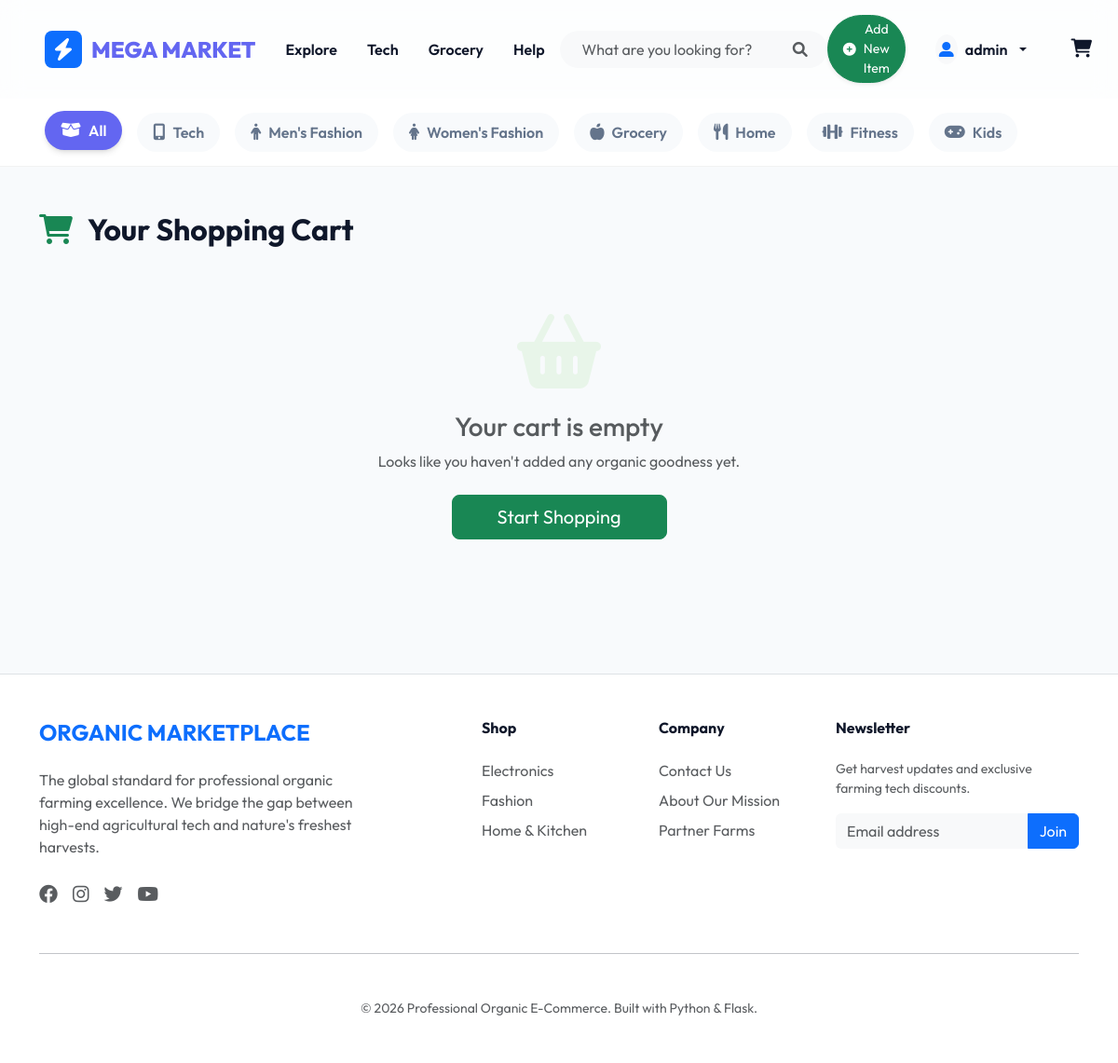
The page /cart (signed in) on the database as committed earlier.
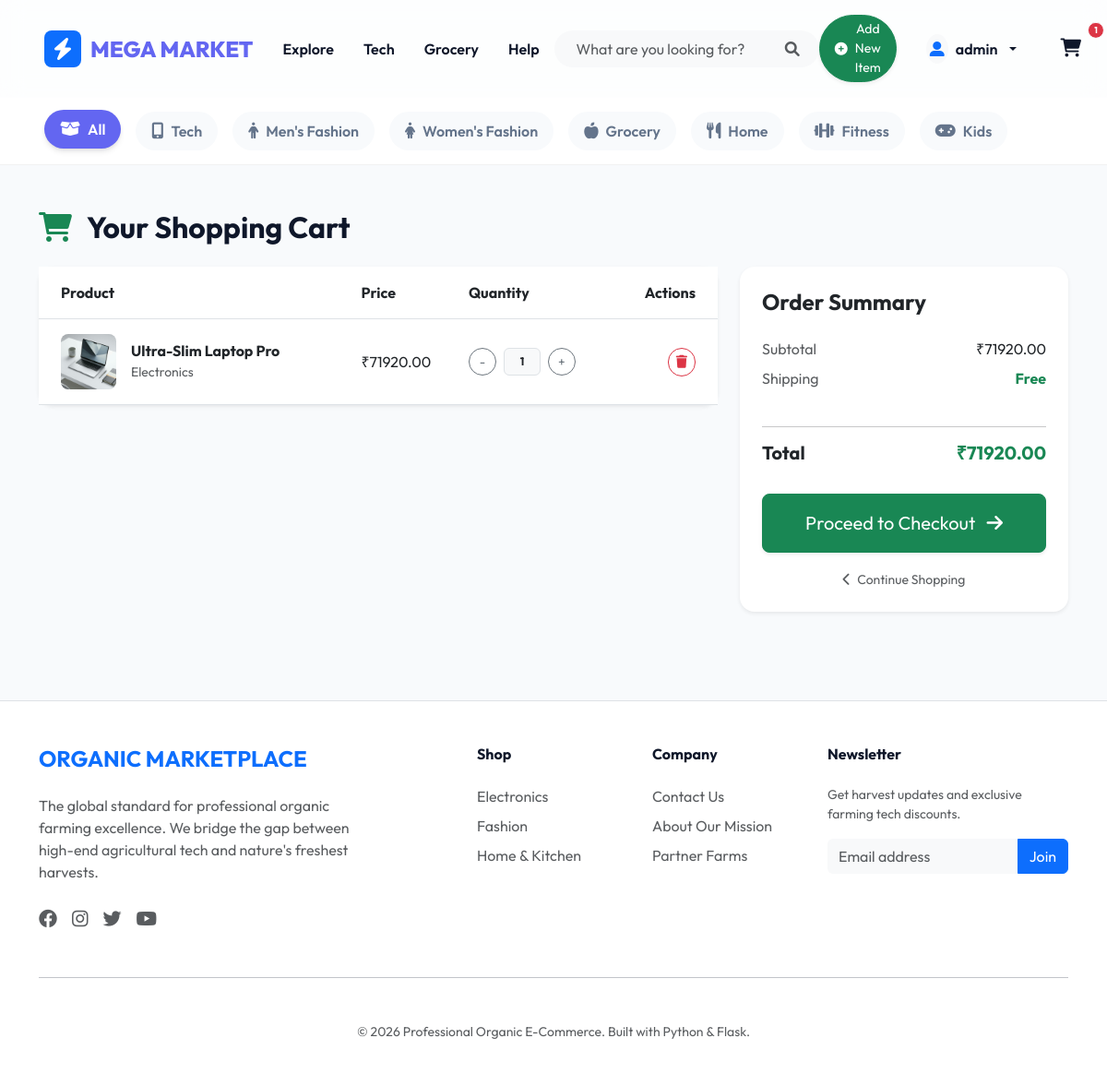
The same page on the database as committed later.
### models.py (models this page shows)
class Cart(db.Model):
    __tablename__ = 'cart'
    id = db.Column(db.Integer, primary_key=True)
    user_id = db.Column(db.Integer, db.ForeignKey('user.id'), nullable=False)
    product_id = db.Column(db.Integer, db.ForeignKey('product.id'), nullable=False)
    quantity = db.Column(db.Integer, nullable=False, default=1)
    product = db.relationship(Product)

class Product(db.Model):
    __tablename__ = 'product'
    id = db.Column(db.Integer, primary_key=True)
    name = db.Column(db.String(100), nullable=False)
    description = db.Column(db.Text, nullable=False)
    price = db.Column(db.Float, nullable=False)
    stock = db.Column(db.Integer, default=0)
    category = db.Column(db.String(50), nullable=False)
    subcategory = db.Column(db.String(50), nullable=True)
    image_file = db.Column(db.String(255), nullable=False, default='default.jpg')
    created_at = db.Column(db.DateTime, default=datetime.utcnow)

### app.py (the view)
@app.route('/cart')
@login_required
def cart():
    items = Cart.query.filter_by(user_id=current_user.id).all()
    total = sum(item.product.price * item.quantity for item in items)
    return render_template('cart.html', items=items, total=total)

### app.py (called while the page is built)
@login_manager.user_loader
def load_user(user_id):
    return User.query.get(int(user_id))

### templates/cart.html
{% extends "base.html" %}
{% block content %}
<div class="container py-5">
    <h2 class="fw-bold mb-4"><i class="fas fa-shopping-cart text-success me-3"></i>Your Shopping Cart</h2>
    {% if items %}
    <div class="row g-4">
        <div class="col-lg-8">
            <div class="card border-0 shadow-sm rounded-4">
                <div class="card-body p-0">
                    <div class="table-responsive">
                        <table class="table table-hover align-middle mb-0">
                            <thead class="bg-light">
                                <tr>
                                    <th class="ps-4 py-3">Product</th>
                                    <th class="py-3">Price</th>
                                    <th class="py-3">Quantity</th>
                                    <th class="py-3 text-end pe-4">Actions</th>
                                </tr>
                            </thead>
                            <tbody>
                                {% for item in items %}
                                <tr>
                                    <td class="ps-4 py-3">
                                        <div class="d-flex align-items-center">
                                            <img src="{{ url_for('static', filename='uploads/' + item.product.image_file) }}"
                                                alt="{{ item.product.name }}" class="rounded-3 me-3"
                                                style="width: 60px; height: 60px; object-fit: cover;"
                                                onerror="this.src='https://images.unsplash.com/photo-1466692476868-aef1dfb1e735?ixlib=rb-1.2.1&auto=format&fit=crop&w=100&q=80'">
                                            <div>
                                                <h6 class="mb-0 fw-bold">{{ item.product.name }}</h6>
                                                <small class="text-muted">{{ item.product.category }}</small>
                                            </div>
                                        </div>
                                    </td>
                                    <td class="py-3">₹{{ "%.2f"|format(item.product.price) }}</td>
                                    <td class="py-3">
                                        <div class="d-flex align-items-center gap-2">
                                            <a href="{{ url_for('update_cart', cart_id=item.id, action='decrease') }}"
                                               class="btn btn-sm btn-outline-secondary rounded-circle" style="width: 30px; height: 30px; padding: 0; line-height: 28px; text-align: center;">-</a>
                                            <span class="badge bg-light text-dark border px-3 py-2 text-center" style="min-width: 40px;">{{ item.quantity }}</span>
                                            <a href="{{ url_for('update_cart', cart_id=item.id, action='increase') }}"
                                               class="btn btn-sm btn-outline-secondary rounded-circle" style="width: 30px; height: 30px; padding: 0; line-height: 28px; text-align: center;">+</a>
                                        </div>
                                    </td>
                                    <td class="py-3 text-end pe-4">
                                        <a href="{{ url_for('remove_from_cart', cart_id=item.id) }}"
                                            class="btn btn-outline-danger btn-sm rounded-pill">
                                            <i class="fas fa-trash"></i>
                                        </a>
                                    </td>
                                </tr>
                                {% endfor %}
                            </tbody>
                        </table>
                    </div>
                </div>
            </div>
        </div>
        <div class="col-lg-4">
            <div class="card border-0 shadow-sm rounded-4 p-4">
                <h4 class="fw-bold mb-4">Order Summary</h4>
                <div class="d-flex justify-content-between mb-2">
                    <span class="text-muted">Subtotal</span>
                    <span>₹{{ "%.2f"|format(total) }}</span>
                </div>
                <div class="d-flex justify-content-between mb-4">
                    <span class="text-muted">Shipping</span>
                    <span class="text-success fw-bold">Free</span>
                </div>
                <hr>
                <div class="d-flex justify-content-between mb-4">
                    <h5 class="fw-bold">Total</h5>
                    <h5 class="fw-bold text-success">₹{{ "%.2f"|format(total) }}</h5>
                </div>
                <form action="{{ url_for('checkout') }}" method="POST">
                    <button type="submit" class="btn btn-success btn-lg w-100 py-3 rounded-3 shadow-sm">
                        Proceed to Checkout <i class="fas fa-arrow-right ms-2"></i>
                    </button>
                </form>
                <div class="text-center mt-3">
                    <a href="{{ url_for('home') }}" class="text-muted small text-decoration-none">
                        <i class="fas fa-chevron-left me-1"></i> Continue Shopping
                    </a>
                </div>
            </div>
        </div>
    </div>
    {% else %}
    <div class="text-center py-5">
        <div class="mb-4">
            <i class="fas fa-shopping-basket fa-5x text-light-green" style="color: #e8f5e9;"></i>
        </div>
        <h3 class="text-muted">Your cart is empty</h3>
        <p class="text-muted mb-4">Looks like you haven't added any organic goodness yet.</p>
        <a href="{{ url_for('home') }}" class="btn btn-success btn-lg px-5">Start Shopping</a>
    </div>
    {% endif %}
</div>
{% endblock %}

### templates/base.html (shortened to what the changed rows need)
<!DOCTYPE html>
<html lang="en">
<head>
    <link href="https://cdn.jsdelivr.net/npm/bootstrap@5.3.0/dist/css/bootstrap.min.css" rel="stylesheet">
    <link rel="stylesheet" href="https://cdnjs.cloudflare.com/ajax/libs/font-awesome/6.0.0/css/all.min.css">
    <link rel="stylesheet" href="{{ url_for('static', filename='css/style.css') }}">
</head>
<body>
    <nav class="navbar navbar-expand-lg sticky-top">
        <div class="container-fluid px-lg-5">
            <div class="collapse navbar-collapse" id="navbarNav">
                <ul class="navbar-nav ms-auto align-items-center">
                    <li class="nav-item ms-3">
                        <a class="nav-link position-relative px-2" href="{{ url_for('cart') }}">
                            <i class="fas fa-shopping-cart fs-5"></i>
                            {% if current_user.is_authenticated and current_user.cart_items|length > 0 %}
                            <span
                                class="position-absolute top-0 start-100 translate-middle badge rounded-pill bg-danger border border-light"
                                style="font-size: 0.6rem;">
                                {{ current_user.cart_items|sum(attribute='quantity') }}
                            </span>
                            {% endif %}
                        </a>
                    </li>
                </ul>
            </div>
        </div>
    </nav>
    {% block content %}{% endblock %}
</body>
</html>

Rows that differ between the two databases and show on the page:
added Cart: image_file (picture), product.name "Ultra-Slim Laptop Pro", product.category "Electronics", quantity "1"
now on this page (row edited): Product: product.price "71920.00"
Other text that changed with them:
{{ current_user.cart_items|sum(attribute='quantity') }}: (not shown) → "1"
{{ "%.2f"|format(total) }}: (not shown) → "71920.00"
text no longer shown: "Your cart is empty Looks like you haven't added any organic goodness yet. Start Shopping"
text now shown: "Product Price Quantity Actions Order Summary Subtotal ₹ Shipping Free Total ₹ Proceed to Checkout Continue Shopping"
